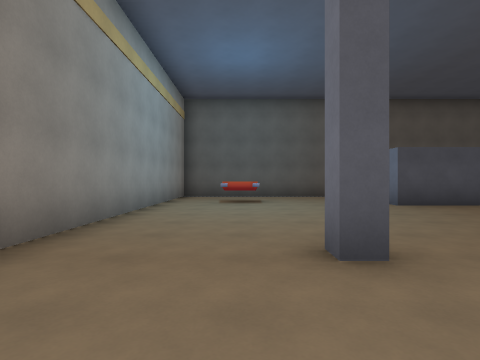
view 1 (above)

21 first-person views from a walk through a Godot game level. The camera is 1.3 m above the floor, looks level and sees 80° across. The floor is counted in squares, 2 m on a side. Each view is taken from the middle of a square. On the plan, view 1 faces up. The plan holds only what a view shows up to about 9 squares ahead; the rest is blank. The place goes on beyond the plan.

view 2
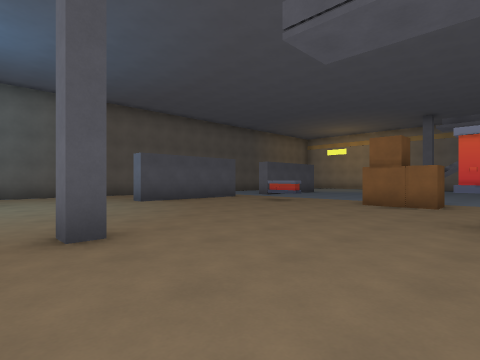

view 3
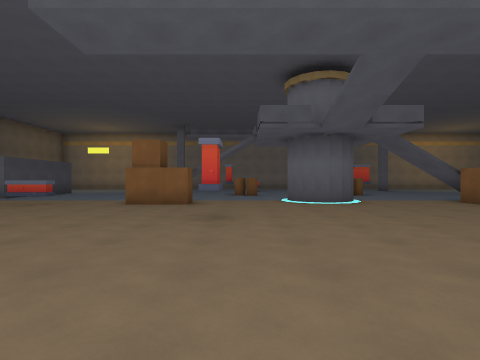

view 4
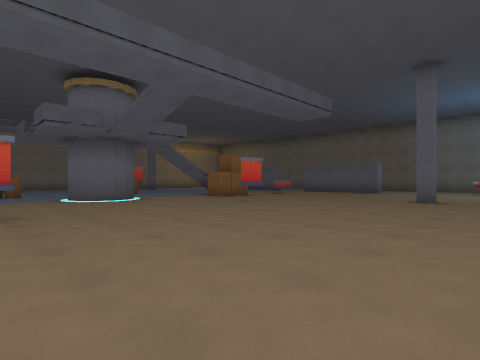

view 5
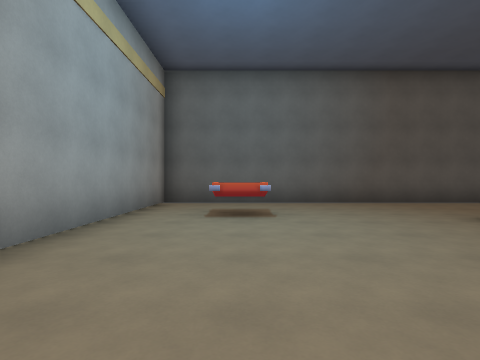

view 6
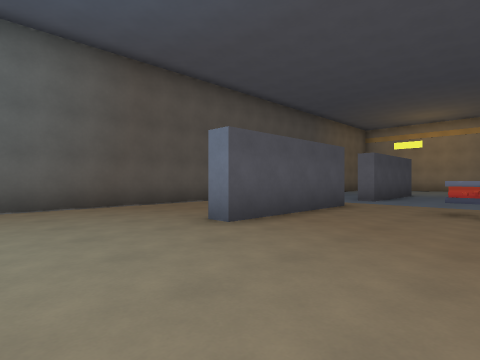

view 7
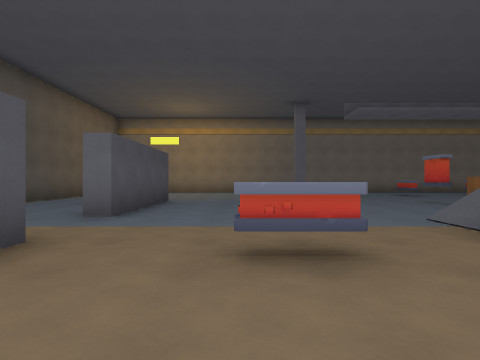

view 8
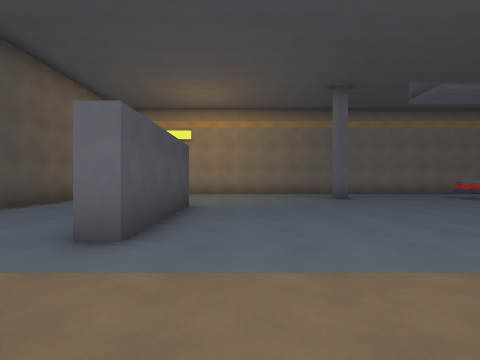

view 9
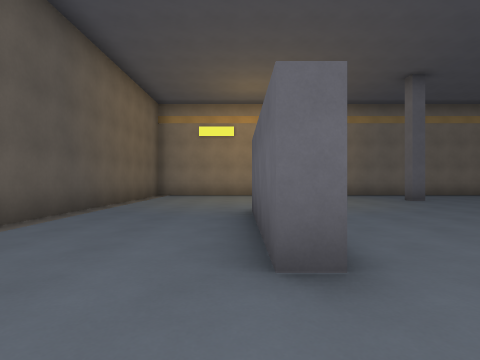

view 10
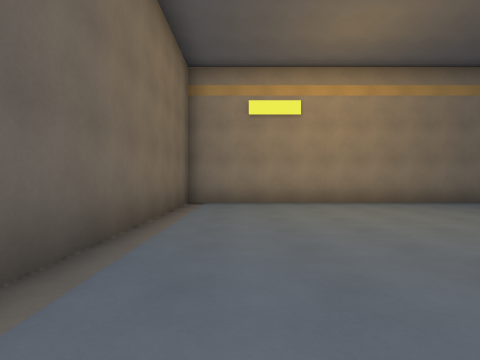

view 11
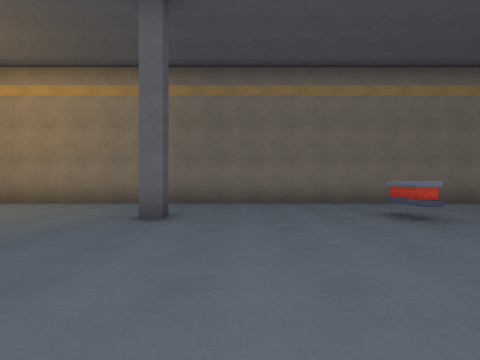

view 12
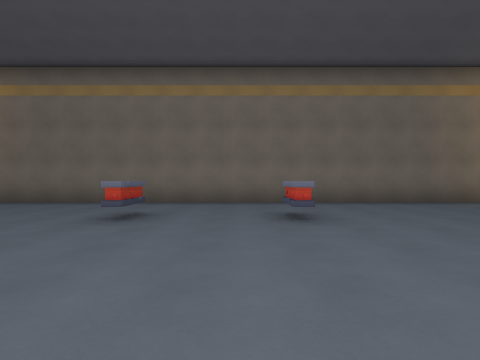

view 13
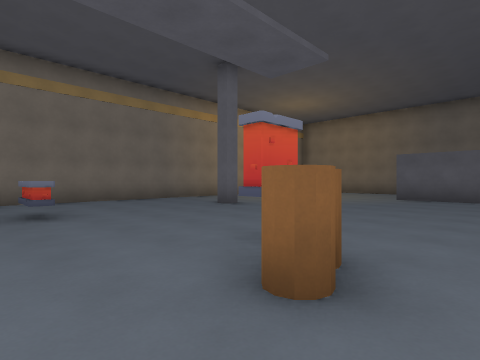

view 14
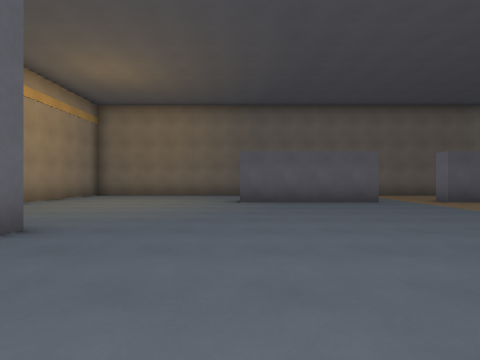

view 15
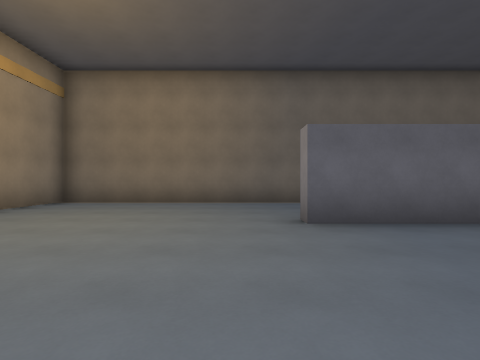

view 16
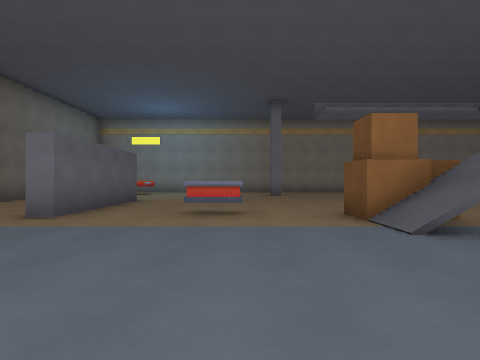

view 17
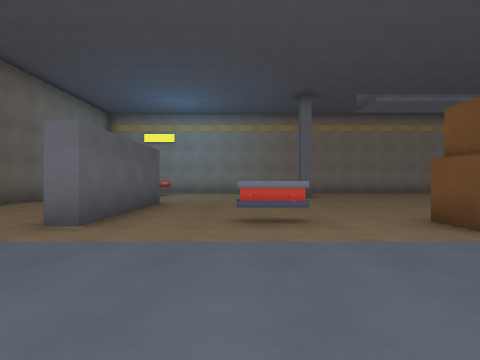

view 18
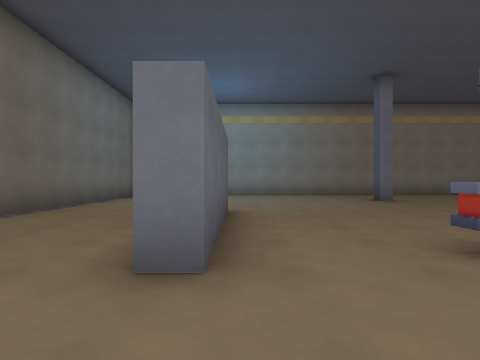

view 19
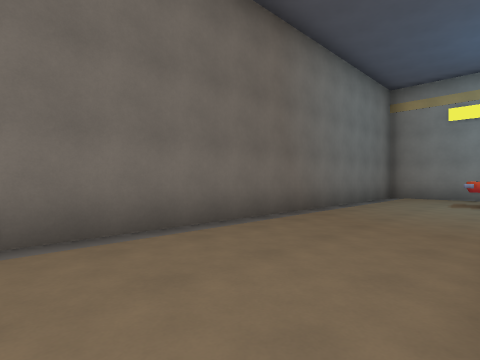

view 20
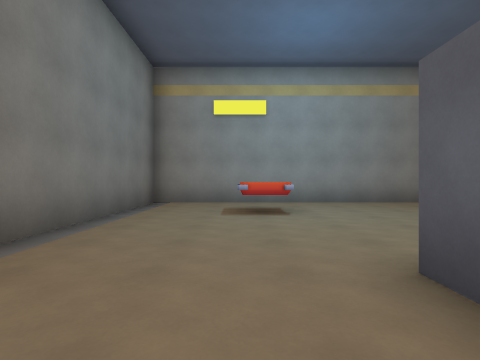

view 21
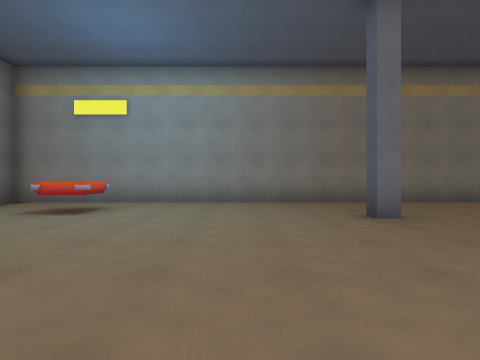

### Floor plan
Points are (right, up) in squares from view 1. A wall is a line through its corners. A room is listed if a view was taken in it or the views show most of it. See-through windows are left out.
Room 1 (views 1, 2, 3, 4, 5, 6, 7, 8, 9, 10, 11, 12, 13, 14, 15, 16, 17, 18, 19, 20, 21)
walls: (8.3, -2.8) (8.6, -2.6) (9, -2.5); (8, -3.7) (8.1, -2.9); (8.1, -3.9) (8, -3.3); (8.3, -4.2) (7.8, -3.5) (8.4, -2.6); (5.2, -0.6) (4.7, -0.6) (4.7, -0.2); (4.9, -6.9) (4.9, -6.1); (12.7, -0.8) (12.7, -0.4) (13.4, -0.4); (12.9, -6.9) (12.9, -6.2) (13.2, -6.2); (7.3, 3.9) (7.3, 5.1); (7.6, -10.9) (7.6, -12) (7.2, -12); (16.4, -5.2) (16.4, -4.9) (17.5, -4.9); (17.6, -2.1) (16.4, -2.1) (16.4, -1.8) (17.5, -1.8); (8, 7.2) (4, 7.2) (4, 7.8); (-2.2, -5) (-2.2, -18.5) (8.8, -18.5); (10, -14.2) (14, -14.2) (14, -14.8); (14, 7.2) (10, 7.2) (10, 7.7) (13.9, 7.7); (4.1, -14.2) (8, -14.2) (8, -14.8); (4.6, -14.7) (4, -14.7); (0.5, 8) (-0.5, 8); (7.1, 11.5) (-2.2, 11.5) (-2.2, 2.6); (20.2, -11) (20.2, 11.5) (12.1, 11.5); (-0.5, -15) (0.5, -15) (0.5, -16); (13.1, -18.5) (20.2, -18.5) (20.2, -14.2)
objects: pillar (1, -10); pillar (1, 2); crate (8, -9); crate (8, -8); crate (8, 1); crate (8, 2); barrel (12, -6); barrel (12, -1); pillar (17, -10); pillar (17, 2)

Where each view was taken, in squares from view 1:
view 1: 0 up, 0 right, facing up
view 2: 1 down, 0 right, facing up-right
view 3: 1 down, 0 right, facing right
view 4: 0 up, 1 left, facing down-right
view 5: 3 up, 0 right, facing up
view 6: 4 up, 1 right, facing up-right
view 7: 5 up, 5 right, facing right
view 8: 6 up, 7 right, facing right
view 9: 8 up, 8 right, facing right
view 10: 10 up, 12 right, facing right
view 11: 1 up, 12 right, facing right
view 12: 4 down, 12 right, facing right
view 13: 4 down, 11 right, facing down-right
view 14: 6 down, 14 right, facing down
view 15: 10 down, 15 right, facing down
view 16: 11 down, 13 right, facing left
view 17: 12 down, 12 right, facing left
view 18: 14 down, 10 right, facing left
view 19: 15 down, 9 right, facing down-left
view 20: 16 down, 6 right, facing left
view 21: 12 down, 6 right, facing left
